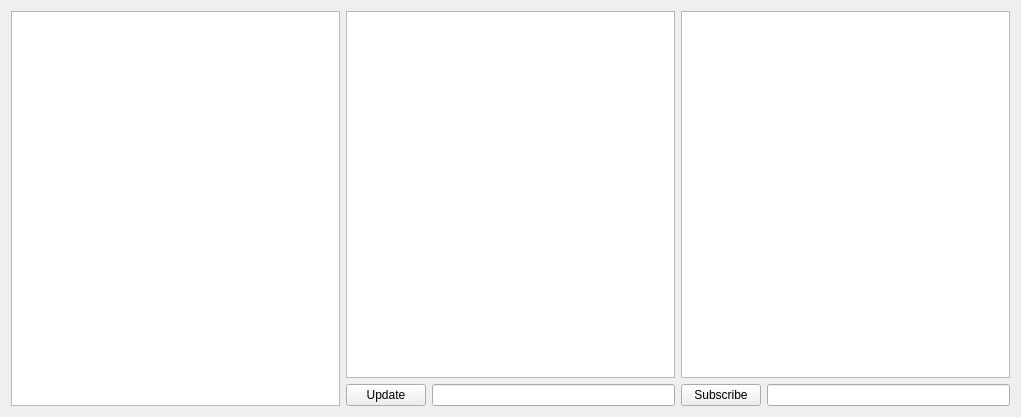
<?xml version="1.0" encoding="UTF-8"?>
<ui version="4.0">
 <class>UserWindow</class>
 <widget class="QWidget" name="UserWindow">
  <property name="geometry">
   <rect>
    <x>0</x>
    <y>0</y>
    <width>1021</width>
    <height>417</height>
   </rect>
  </property>
  <property name="windowTitle">
   <string>UserWindow</string>
  </property>
  <layout class="QHBoxLayout" name="horizontalLayout">
   <item>
    <widget class="QListWidget" name="feed"/>
   </item>
   <item>
    <layout class="QVBoxLayout" name="verticalLayout">
     <item>
      <widget class="QListWidget" name="posts"/>
     </item>
     <item>
      <layout class="QFormLayout" name="formLayout">
       <item row="0" column="0">
        <widget class="QPushButton" name="update_2">
         <property name="text">
          <string>Update</string>
         </property>
        </widget>
       </item>
       <item row="0" column="1">
        <widget class="QLineEdit" name="update"/>
       </item>
      </layout>
     </item>
    </layout>
   </item>
   <item>
    <layout class="QVBoxLayout" name="verticalLayout_2">
     <item>
      <widget class="QListWidget" name="topic"/>
     </item>
     <item>
      <layout class="QFormLayout" name="formLayout_2">
       <item row="0" column="0">
        <widget class="QPushButton" name="subscribe">
         <property name="text">
          <string>Subscribe</string>
         </property>
        </widget>
       </item>
       <item row="0" column="1">
        <widget class="QLineEdit" name="search"/>
       </item>
      </layout>
     </item>
    </layout>
   </item>
  </layout>
 </widget>
 <resources/>
 <connections/>
</ui>
